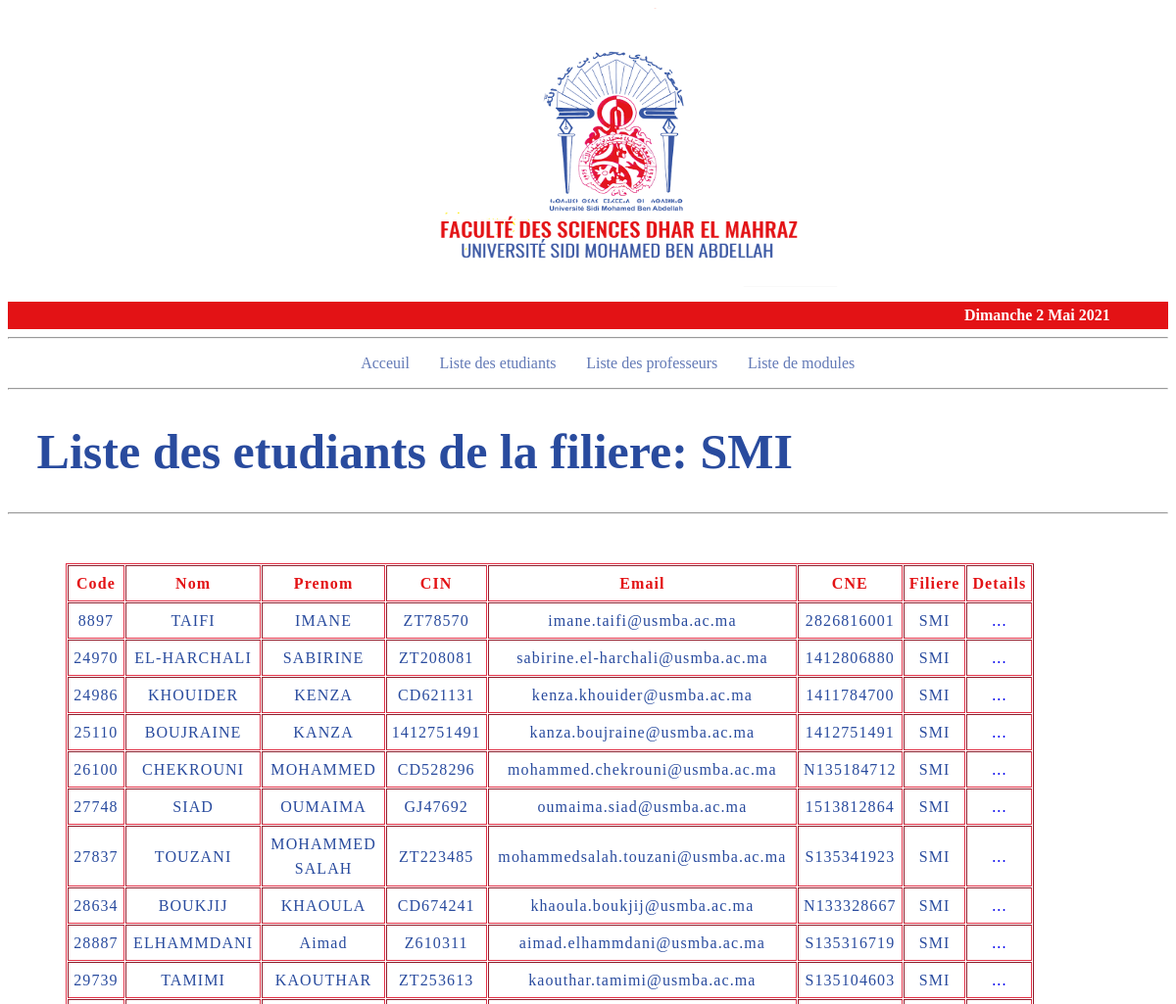
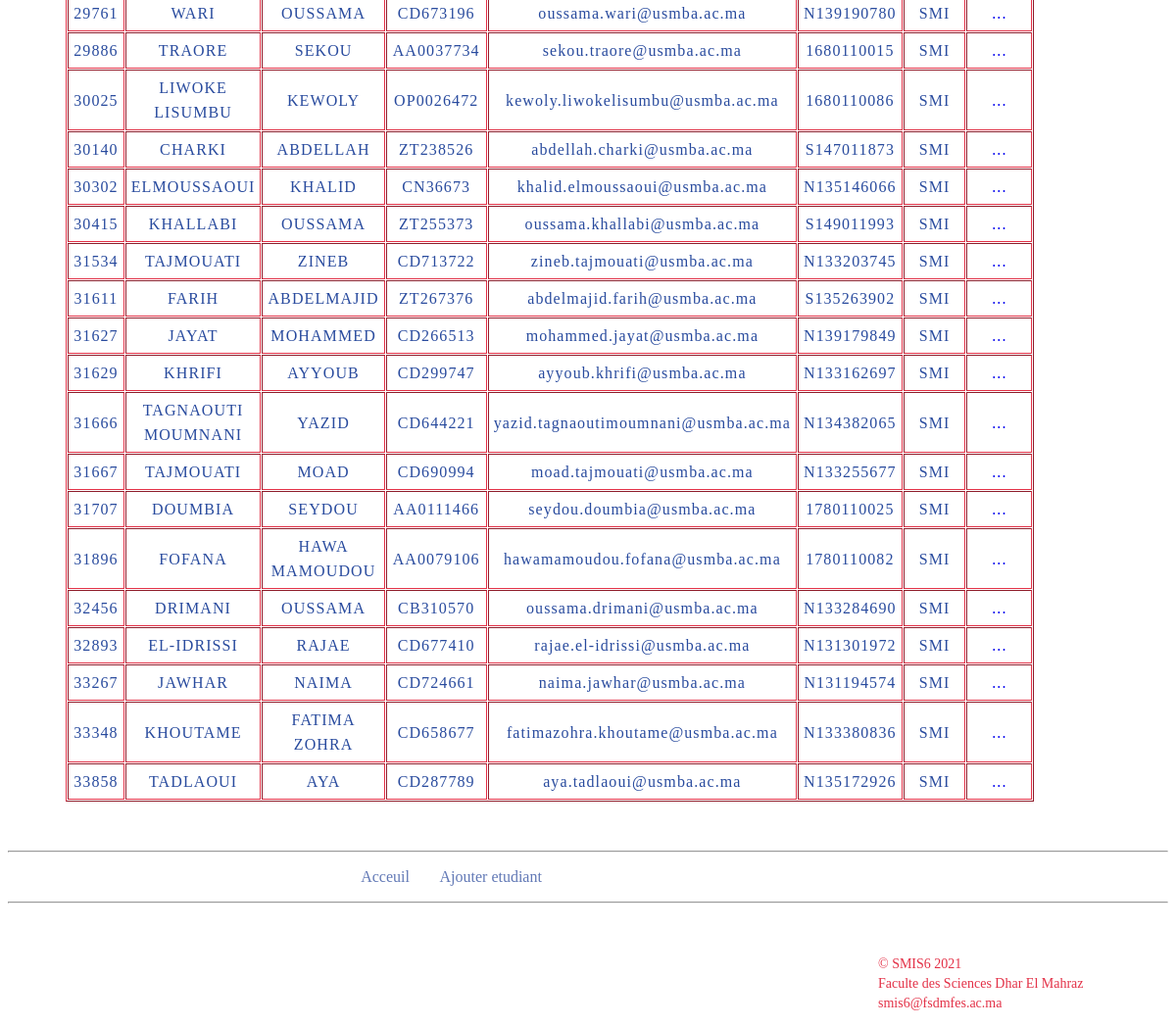
The app's page /website/html/students_list.php with its own data (2 pictures, top to bottom).
### tables this page shows
CREATE TABLE `etudiants` (
  `code_etudiant` int(6) NOT NULL,
  `nom` varchar(100) NOT NULL,
  `prenom` varchar(100) NOT NULL,
  `cin` varchar(10) NOT NULL,
  `email` varchar(100) NOT NULL,
  `cne` varchar(14) NOT NULL,
  `id_filiere` varchar(4) NOT NULL
);

### website/html/templates/data.php (called while the page is built, shortened)
<?php
require('config.php');
$sql = 'SELECT * FROM etudiants;';
$result = mysqli_query($conn,$sql);
$etudiants = [];
while($etudiant = mysqli_fetch_assoc($result)){
	$etudiants[] = $etudiant;
}
function getListeParFiliere($filiere){
	global $etudiants;
	$etudiants_filiere = [];
	foreach ( $etudiants as $etudiant ) {
		if ( $etudiant["id_filiere"] == $filiere ){
			$etudiants_filiere[] = $etudiant;
		}
	}
	return $etudiants_filiere;
}
?>

### website/html/students_list.php (the view, shortened to what this page needs)
<?php
if(isset($_GET["codeF"])){
	$id_filiere = $_GET["codeF"];
}
else{
	$id_filiere = 'SMI';
}
require('templates/data.php');
$listeEtudiantsFiliere = getListeParFiliere($id_filiere);
$nbEtudiantsFiliere = count($listeEtudiantsFiliere);
?>
<!DOCTYPE html>
<html>
<head>
	<link rel="stylesheet" type="text/css" href="../css/style.css">
</head>
<body>
<header id="mainHeader">
	<?php
		include("templates/header.php");
	 ?>
<hr>
<?php
	include('templates/nav.php');
?>
<hr>
	<div id="main">
		<h1>Liste des etudiants de la filiere: <?php echo "$id_filiere"; ?></h1>
	</div>
	<hr>
</header>
<section>
	    <table border="table" cellspacing="1px" cellpadding="5px">
			<thead>
				<tr>
					<th>Code</th>
					<th>Nom</th>
					<th>Prenom</th>
					<th>CIN</th>
					<th>Email</th>
					<th>CNE</th>
					<th>Filiere</th>
					<th>Details</th>
				</tr>
			</thead>
			<tbody>
				<?php
				for ($i=0; $i < $nbEtudiantsFiliere ; $i++) {
					$codeE = $listeEtudiantsFiliere[$i]['code_etudiant'];
				 	echo "
					 	<tr>
						 	<td>$codeE</td>
					 		<td>{$listeEtudiantsFiliere[$i]['nom']}</td>
					 		<td>{$listeEtudiantsFiliere[$i]['prenom']}</td>
					 		<td>{$listeEtudiantsFiliere[$i]['cin']}</td>
					 		<td>{$listeEtudiantsFiliere[$i]['email']}</td>
					 		<td>{$listeEtudiantsFiliere[$i]['cne']}</td>
					 		<td>{$listeEtudiantsFiliere[$i]['id_filiere']}</td>
					 		<td>";
					 ?>
					<a style = "text-decoration: none;" class= 'details' href='student_details.php?codeE=<?=$codeE?>'> ... </a>
					<?php
					echo"  </td>
					 	</tr>
					";
				 }
				 ?>
			</tbody>
		</table>
	<hr>
</section>
<?php
	include('templates/nav2.php');
?>
<hr>
<?php
	include('templates/footer.php');
 ?>
</body>
</html>

### website/html/templates/header.php
<?php
echo '<div class="headerBG">
		<img src="../images/fsdm_trans.png" height="300px" width="700">
	</div>';
include("date.php");
 ?>

### website/html/templates/date.php (shortened to what this page needs)
<?php
	function afficherDate($lang){
		$date = getdate();
		$jour_de_la_semaine = $date["wday"];
		$jour_du_mois = $date["mday"];
		$mois = $date["mon"];
		$annee = $date["year"];
		$fr = [
			"jour" => array("Dimanche","Lundi","Mardi","Mercredi","Jeudi","Vendredi","Samedi"),
			"mois" => array("","Janvier","Fevrier","Mars","Avril","Mai","Juin","Juillet","Aout","Septembre","Octobre","Novembre","Decembre")
			];
		$lang = strtoupper($lang);
		switch ($lang) {
				case 'FR':
					$ln = $fr;
					break;
			}
		echo "{$ln["jour"][$jour_de_la_semaine]} $jour_du_mois {$ln["mois"][$mois]} $annee";
	}
 ?>
<div class="date"> <h4 style="color: #fff; margin: 0px; text-align: right; padding-right: 5%; padding-top: 5px; padding-bottom: 5px; background-color: #E31215"> <?php afficherDate("fr"); ?> </h4> </div>

### website/html/templates/nav.php
<?php
echo '<nav id="mainNavbar">
<ul>
	<li><a href="index.php">Acceuil</a></li>
	<li><a href="courses_list.php">Liste des etudiants</a></li>
	<li><a href="professors_list.php">Liste des professeurs</a></li>
	<li><a href="units_list.php">Liste de modules</a></li>
</ul>
</nav>'
 ?>

### website/html/templates/nav2.php (shortened to what this page needs)
<?php
if(preg_match('/students/',$_SERVER['SCRIPT_FILENAME'])){
    $link = "add_student.php";
    $txt = "Ajouter etudiant";
}
?>
<nav id="secondaryNavbar">
<ul>
	<li><a href="index.php">Acceuil</a></li>
	<li><a href=<?=$link?>> <?=$txt?></a></li>
</ul>
</nav>

### website/html/templates/footer.php
<?php
echo "<footer id='mainFooter'>
	<p id='cr'>&copy SMIS6 2021 <br> Faculte des Sciences Dhar El Mahraz <br> smis6@fsdmfes.ac.ma
	</p>
</footer>";
 ?>

### website/css/style.css (style rules this page uses)
body { background-color: #ffffff; }
.headerBG { width: 100%; min-height: 200px; max-height: 300px; }
img { padding-top: 0px; padding-left: 23%; max-height: 350px; }
h1 { color: #294B9E; text-shadow: currentColor; font-size: 50px; padding-left: 2.5%; }
li a { text-decoration: none; color: #6279B6; padding: 5px; }
ul { padding-left: 30%; }
li { display: inline; padding-right:2% }
footer { line-height: 20px; text-align: left; padding-left: 75%; padding-top:30px; }
#cr { font-size: 14px; color: #E33147; }
table { margin-top: 50px; margin-bottom: 50px; margin-left:5%; margin-right:5%; text-align: center; letter-spacing: 1.1px; word-spacing: 1.6px; line-height: 25px; width: 30%; padding: 0; border-color:#E33147; }
thead { color:#E31215; }
td { color: #294B9E; }

### records on screen
etudiants: code_etudiant "8897", nom "TAIFI", prenom "IMANE", cin "ZT78570", email "imane.taifi@usmba.ac.ma", cne "2826816001", id_filiere "SMI"
etudiants: code_etudiant "24970", nom "EL-HARCHALI", prenom "SABIRINE", cin "ZT208081", email "sabirine.el-harchali@usmba.ac.ma", cne "1412806880", id_filiere "SMI"
etudiants: code_etudiant "24986", nom "KHOUIDER", prenom "KENZA", cin "CD621131", email "kenza.khouider@usmba.ac.ma", cne "1411784700", id_filiere "SMI"
etudiants: code_etudiant "25110", nom "BOUJRAINE", prenom "KANZA", cin "1412751491", email "kanza.boujraine@usmba.ac.ma", cne "1412751491", id_filiere "SMI"
etudiants: code_etudiant "26100", nom "CHEKROUNI", prenom "MOHAMMED", cin "CD528296", email "mohammed.chekrouni@usmba.ac.ma", cne "N135184712", id_filiere "SMI"
etudiants: code_etudiant "27748", nom "SIAD", prenom "OUMAIMA", cin "GJ47692", email "oumaima.siad@usmba.ac.ma", cne "1513812864", id_filiere "SMI"
etudiants: code_etudiant "27837", nom "TOUZANI", prenom "MOHAMMED SALAH", cin "ZT223485", email "mohammedsalah.touzani@usmba.ac.ma", cne "S135341923", id_filiere "SMI"
etudiants: code_etudiant "28634", nom "BOUKJIJ", prenom "KHAOULA", cin "CD674241", email "khaoula.boukjij@usmba.ac.ma", cne "N133328667", id_filiere "SMI"
etudiants: code_etudiant "28887", nom "ELHAMMDANI", prenom "Aimad", cin "Z610311", email "aimad.elhammdani@usmba.ac.ma", cne "S135316719", id_filiere "SMI"
etudiants: code_etudiant "29739", nom "TAMIMI", prenom "KAOUTHAR", cin "ZT253613", email "kaouthar.tamimi@usmba.ac.ma", cne "S135104603", id_filiere "SMI"
etudiants: code_etudiant "29761", nom "WARI", prenom "OUSSAMA", cin "CD673196", email "oussama.wari@usmba.ac.ma", cne "N139190780", id_filiere "SMI"
etudiants: code_etudiant "29886", nom "TRAORE", prenom "SEKOU", cin "AA0037734", email "sekou.traore@usmba.ac.ma", cne "1680110015", id_filiere "SMI"
etudiants: code_etudiant "30025", nom "LIWOKE LISUMBU", prenom "KEWOLY", cin "OP0026472", email "kewoly.liwokelisumbu@usmba.ac.ma", cne "1680110086", id_filiere "SMI"
etudiants: code_etudiant "30140", nom "CHARKI", prenom "ABDELLAH", cin "ZT238526", email "abdellah.charki@usmba.ac.ma", cne "S147011873", id_filiere "SMI"
etudiants: code_etudiant "30302", nom "ELMOUSSAOUI", prenom "KHALID", cin "CN36673", email "khalid.elmoussaoui@usmba.ac.ma", cne "N135146066", id_filiere "SMI"
etudiants: code_etudiant "30415", nom "KHALLABI", prenom "OUSSAMA", cin "ZT255373", email "oussama.khallabi@usmba.ac.ma", cne "S149011993", id_filiere "SMI"
etudiants: code_etudiant "31534", nom "TAJMOUATI", prenom "ZINEB", cin "CD713722", email "zineb.tajmouati@usmba.ac.ma", cne "N133203745", id_filiere "SMI"
etudiants: code_etudiant "31611", nom "FARIH", prenom "ABDELMAJID", cin "ZT267376", email "abdelmajid.farih@usmba.ac.ma", cne "S135263902", id_filiere "SMI"
etudiants: code_etudiant "31627", nom "JAYAT", prenom "MOHAMMED", cin "CD266513", email "mohammed.jayat@usmba.ac.ma", cne "N139179849", id_filiere "SMI"
etudiants: code_etudiant "31629", nom "KHRIFI", prenom "AYYOUB", cin "CD299747", email "ayyoub.khrifi@usmba.ac.ma", cne "N133162697", id_filiere "SMI"
etudiants: code_etudiant "31666", nom "TAGNAOUTI MOUMNANI", prenom "YAZID", cin "CD644221", email "yazid.tagnaoutimoumnani@usmba.ac.ma", cne "N134382065", id_filiere "SMI"
etudiants: code_etudiant "31667", nom "TAJMOUATI", prenom "MOAD", cin "CD690994", email "moad.tajmouati@usmba.ac.ma", cne "N133255677", id_filiere "SMI"
etudiants: code_etudiant "31707", nom "DOUMBIA", prenom "SEYDOU", cin "AA0111466", email "seydou.doumbia@usmba.ac.ma", cne "1780110025", id_filiere "SMI"
etudiants: code_etudiant "31896", nom "FOFANA", prenom "HAWA MAMOUDOU", cin "AA0079106", email "hawamamoudou.fofana@usmba.ac.ma", cne "1780110082", id_filiere "SMI"
etudiants: code_etudiant "32456", nom "DRIMANI", prenom "OUSSAMA", cin "CB310570", email "oussama.drimani@usmba.ac.ma", cne "N133284690", id_filiere "SMI"
etudiants: code_etudiant "32893", nom "EL-IDRISSI", prenom "RAJAE", cin "CD677410", email "rajae.el-idrissi@usmba.ac.ma", cne "N131301972", id_filiere "SMI"
etudiants: code_etudiant "33267", nom "JAWHAR", prenom "NAIMA", cin "CD724661", email "naima.jawhar@usmba.ac.ma", cne "N131194574", id_filiere "SMI"
etudiants: code_etudiant "33348", nom "KHOUTAME", prenom "FATIMA ZOHRA", cin "CD658677", email "fatimazohra.khoutame@usmba.ac.ma", cne "N133380836", id_filiere "SMI"
etudiants: code_etudiant "33858", nom "TADLAOUI", prenom "AYA", cin "CD287789", email "aya.tadlaoui@usmba.ac.ma", cne "N135172926", id_filiere "SMI"

### other values on screen
$ln["jour"][$jour_de_la_semaine] "Dimanche"
$jour_du_mois "2"
$ln["mois"][$mois] "Mai"
$annee "2021"
$id_filiere "SMI"
$txt "Ajouter etudiant"
